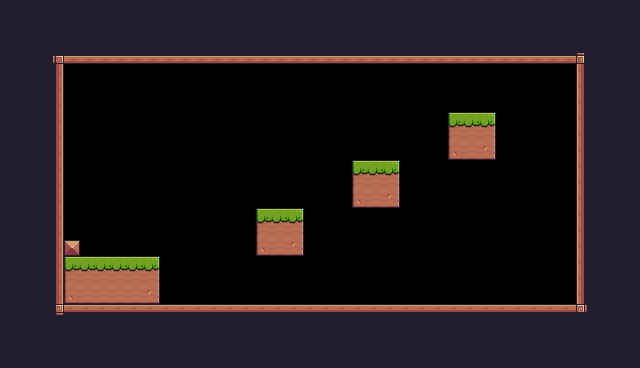

The image is a tile-based game level rendered from a .tmx file. Its description and complete source (layers, tilesets, objects, tile grids) follow:
An orthogonal 40x23 tile map with 16x16 px tiles, 1 tile layer (background) and 1 object (Player).

<map version="1.10" tiledversion="1.10.2" orientation="orthogonal" renderorder="right-down" width="40" height="23" tilewidth="16" tileheight="16" infinite="0" nextlayerid="3" nextobjectid="3">
 <tileset firstgid="1" source="pixel_adventure.tsx" />
 <layer id="1" name="background" width="40" height="23">
  <data encoding="csv">
24,24,24,24,24,24,24,24,24,24,24,24,24,24,24,24,24,24,24,24,24,24,24,24,24,24,24,24,24,24,24,24,24,24,24,24,24,24,24,24,
24,24,24,24,24,24,24,24,24,24,24,24,24,24,24,24,24,24,24,24,24,24,24,24,24,24,24,24,24,24,24,24,24,24,24,24,24,24,24,24,
24,24,24,24,24,24,24,24,24,24,24,24,24,24,24,24,24,24,24,24,24,24,24,24,24,24,24,24,24,24,24,24,24,24,24,24,24,24,24,24,
24,24,24,92,134,134,134,134,134,134,134,134,134,134,134,134,134,134,134,134,134,134,134,134,134,134,134,134,134,134,134,134,134,134,134,134,93,24,24,24,
24,24,24,113,0,0,0,0,0,0,0,0,0,0,0,0,0,0,0,0,0,0,0,0,0,0,0,0,0,0,0,0,0,0,0,0,111,24,24,24,
24,24,24,113,0,0,0,0,0,0,0,0,0,0,0,0,0,0,0,0,0,0,0,0,0,0,0,0,0,0,0,0,0,0,0,0,111,24,24,24,
24,24,24,113,0,0,0,0,0,0,0,0,0,0,0,0,0,0,0,0,0,0,0,0,0,0,0,0,0,0,0,0,0,0,0,0,111,24,24,24,
24,24,24,113,0,0,0,0,0,0,0,0,0,0,0,0,0,0,0,0,0,0,0,0,0,0,0,0,7,8,9,0,0,0,0,0,111,24,24,24,
24,24,24,113,0,0,0,0,0,0,0,0,0,0,0,0,0,0,0,0,0,0,0,0,0,0,0,0,29,30,31,0,0,0,0,0,111,24,24,24,
24,24,24,113,0,0,0,0,0,0,0,0,0,0,0,0,0,0,0,0,0,0,0,0,0,0,0,0,51,52,53,0,0,0,0,0,111,24,24,24,
24,24,24,113,0,0,0,0,0,0,0,0,0,0,0,0,0,0,0,0,0,0,7,8,9,0,0,0,0,0,0,0,0,0,0,0,111,24,24,24,
24,24,24,113,0,0,0,0,0,0,0,0,0,0,0,0,0,0,0,0,0,0,29,30,31,0,0,0,0,0,0,0,0,0,0,0,111,24,24,24,
24,24,24,113,0,0,0,0,0,0,0,0,0,0,0,0,0,0,0,0,0,0,51,52,53,0,0,0,0,0,0,0,0,0,0,0,111,24,24,24,
24,24,24,113,0,0,0,0,0,0,0,0,0,0,0,0,7,8,9,0,0,0,0,0,0,0,0,0,0,0,0,0,0,0,0,0,111,24,24,24,
24,24,24,113,0,0,0,0,0,0,0,0,0,0,0,0,29,30,31,0,0,0,0,0,0,0,0,0,0,0,0,0,0,0,0,0,111,24,24,24,
24,24,24,113,35,0,0,0,0,0,0,0,0,0,0,0,51,52,53,0,0,0,0,0,0,0,0,0,0,0,0,0,0,0,0,0,111,24,24,24,
24,24,24,113,7,8,8,8,8,9,0,0,0,0,0,0,0,0,0,0,0,0,0,0,0,0,0,0,0,0,0,0,0,0,0,0,111,24,24,24,
24,24,24,113,29,30,30,30,30,31,0,0,0,0,0,0,0,0,0,0,0,0,0,0,0,0,0,0,0,0,0,0,0,0,0,0,111,24,24,24,
24,24,24,113,51,52,52,52,52,53,0,0,0,0,0,0,0,0,0,0,0,0,0,0,0,0,0,0,0,0,0,0,0,0,0,0,111,24,24,24,
24,24,24,114,90,90,90,90,90,90,90,90,90,90,90,90,90,90,90,90,90,90,90,90,90,90,90,90,90,90,90,90,90,90,90,90,115,24,24,24,
24,24,24,24,24,24,24,24,24,24,24,24,24,24,24,24,24,24,24,24,24,24,24,24,24,24,24,24,24,24,24,24,24,24,24,24,24,24,24,24,
24,24,24,24,24,24,24,24,24,24,24,24,24,24,24,24,24,24,24,24,24,24,24,24,24,24,24,24,24,24,24,24,24,24,24,24,24,24,24,24,
24,24,24,24,24,24,24,24,24,24,24,24,24,24,24,24,24,24,24,24,24,24,24,24,24,24,24,24,24,24,24,24,24,24,24,24,24,24,24,24
</data>
 </layer>
 <objectgroup id="2" name="spawn_points">
  <object id="2" name="Player" type="Player" x="80" y="224" width="32" height="32" />
 </objectgroup>
</map>
